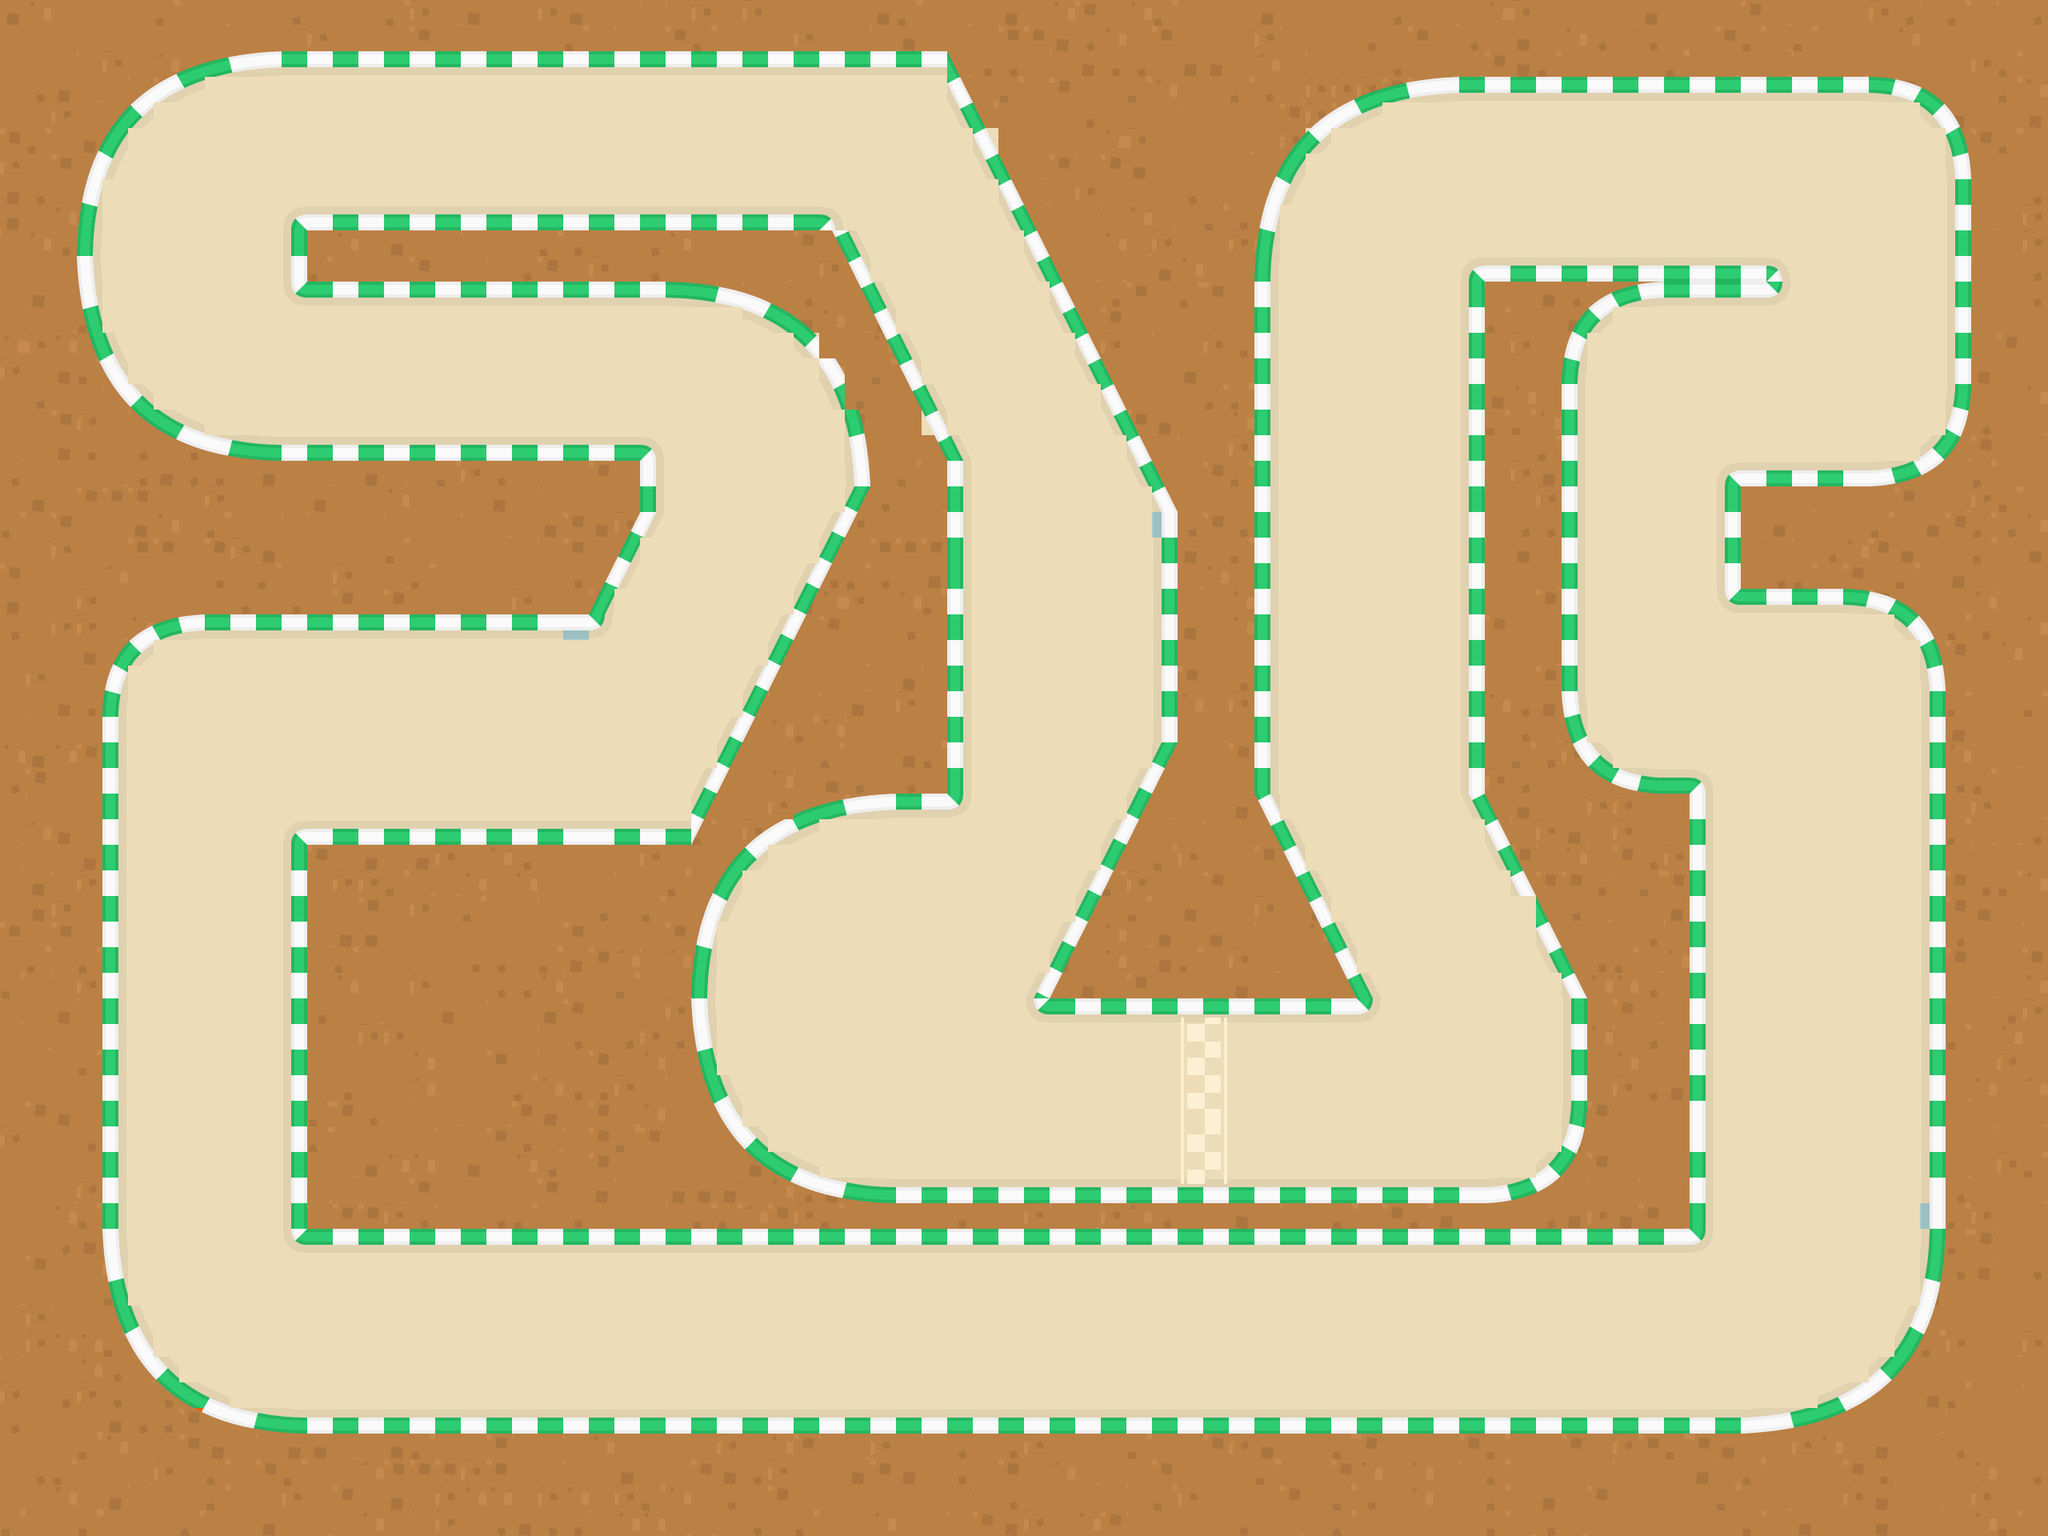

This is a level from a 2D game, rendered from its Tiled map with the project's own tilesets. A one-line summary and the map file follow, with tile-layer data summarised:
An orthogonal 80x60 tile map with 32x32 px tiles, 3 tile layers (backgroundLayer, trackLayer, wallLayer), 2 tilesets.

<map version="1.10" tiledversion="1.10.2" orientation="orthogonal" renderorder="right-down" width="80" height="60" tilewidth="32" tileheight="32" infinite="0" nextlayerid="4" nextobjectid="1">
 <editorsettings>
  <export target="Level2Track.tmj" format="json" />
 </editorsettings>
 <tileset firstgid="1" name="trackTileset" tilewidth="128" tileheight="128" tilecount="324" columns="18">
  <image source="spritesheet_tiles.png" trans="ff00ff" width="2304" height="2304" />
 </tileset>
 <tileset firstgid="325" name="wallTileset" tilewidth="32" tileheight="32" tilecount="5184" columns="72">
  <image source="spritesheet_tiles.png" trans="ff00ff" width="2304" height="2304" />
 </tileset>
 <layer id="3" name="backgroundLayer" width="80" height="60">
  <data>[4800 cells, 4800 non-empty, 16 distinct tile ids]</data>
 </layer>
 <layer id="1" name="trackLayer" width="80" height="60" locked="1">
  <data>[4800 cells, 2279 non-empty, 27 distinct tile ids]</data>
 </layer>
 <layer id="2" name="wallLayer" width="80" height="60" locked="1">
  <data>[4800 cells, 906 non-empty, 221 distinct tile ids]</data>
 </layer>
</map>
